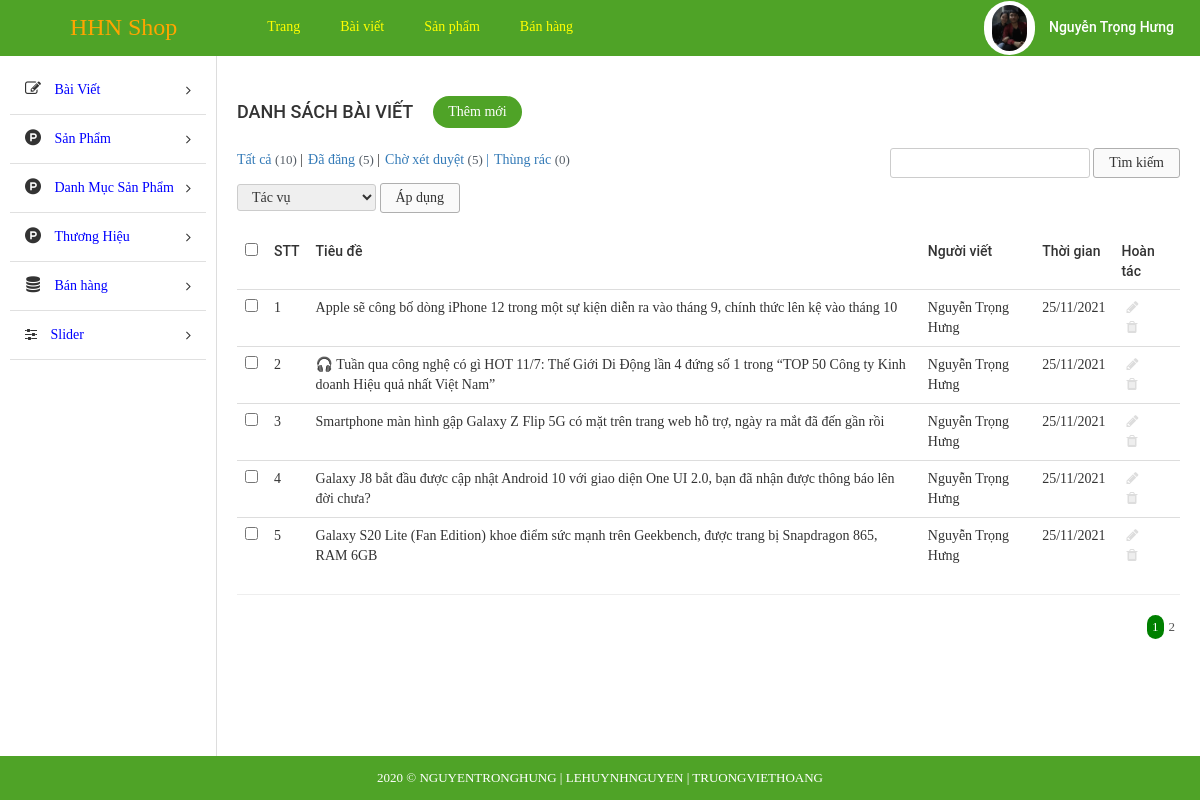
Page /admin/index.php?modules=blogs&controllers=index&action=list (signed in) on the committed database.
### tables this page shows
CREATE TABLE `tbl_blog` (
  `id` int(11) NOT NULL,
  `title` text NOT NULL,
  `content` text NOT NULL,
  `user` varchar(255) NOT NULL,
  `create_date` varchar(255) NOT NULL,
  `description` text NOT NULL,
  `image` varchar(255) NOT NULL
);

### admin/libraries/database.php (called while the page is built, shortened)
<?php
function db_query($query_string) {
    global $conn;
    $result = mysqli_query($conn, $query_string);
    return $result;
}
function db_fetch_array($query_string) {
    $result = array();
    $mysqli_result = db_query($query_string);
    while ($row = mysqli_fetch_assoc($mysqli_result)) {
        $result[] = $row;
    }
    return $result;
}

### admin/modules/blogs/models/indexModel.php (called while the page is built, shortened)
<?php
function getAll() {
	return db_fetch_array("SELECT * FROM `tbl_blog`");
}
 ?>

### admin/modules/blogs/controllers/indexController.php (called while the page is built, shortened)
<?php
function listAction(){
	$data_tmp = getAll();
	if(!empty($_GET['page'])){
		$page = $_GET['page'];
	}else{
		$page =1;
	}
	$numProduct = count($data_tmp);
	$productOnPage = 5;
	$num = ceil($numProduct/$productOnPage);
	$start = ($page - 1) * $productOnPage;
	$res =[];
	for ($i=$start; $i < $start+$productOnPage; $i++) {
		if(isset($data_tmp[$i]))
        $res[] = $data_tmp[$i];
	};
	$data = [$res, $num, $page];
	load_view('list',$data);;
}

### admin/core/router.php (called while the page is built, shortened)
<?php
$action_name = get_action().'Action';
call_function(array('construct', $action_name));

### admin/core/appload.php (called while the page is built, shortened)
<?php
require CONFIGPATH . DIRECTORY_SEPARATOR . 'database.php';
require LIBPATH . DIRECTORY_SEPARATOR . 'database.php';
require COREPATH . DIRECTORY_SEPARATOR . 'base.php';
require COREPATH . DIRECTORY_SEPARATOR . 'router.php';

### admin/index.php (called while the page is built, shortened)
<?php
require COREPATH.DIRECTORY_SEPARATOR.'appload.php';

### admin/modules/blogs/views/listView.php (the view, shortened to what this page needs)
<div id="main-content-wp" class="list-post-page">
    <div class="wrap clearfix">
        <div id="content" class="fl-right">
            <div class="section" id="title-page">
                <div class="clearfix">
                    <h3 id="index" class="fl-left">Danh sách bài viết</h3>
                    <a href="?modules=blogs&controllers=index&action=add" title="" id="add-new" class="fl-left">Thêm mới</a>
                </div>
            </div>
            <div class="section" id="detail-page">
                <div class="section-detail">
                    <div class="filter-wp clearfix">
                        <ul class="post-status fl-left">
                            <li class="all"><a href="">Tất cả <span class="count">(10)</span></a> |</li>
                            <li class="publish"><a href="">Đã đăng <span class="count">(5)</span></a> |</li>
                            <li class="pending"><a href="">Chờ xét duyệt <span class="count">(5)</span> |</a></li>
                            <li class="trash"><a href="">Thùng rác <span class="count">(0)</span></a></li>
                        </ul>
                        <form method="GET" class="form-s fl-right">
                            <input type="text" name="s" id="s">
                            <input type="submit" name="sm_s" value="Tìm kiếm">
                        </form>
                    </div>
                    <div class="actions">
                        <form method="GET" action="" class="form-actions">
                            <select name="actions">
                                <option value="0">Tác vụ</option>
                            </select>
                            <input type="submit" name="sm_action" value="Áp dụng">
                        </form>
                    </div>
                    <div class="table-responsive">
                        <table class="table list-table-wp">
                            <thead>
                                <tr>
                                    <td><input type="checkbox" name="checkAll" id="checkAll"></td>
                                    <td><span class="thead-text">STT</span></td>
                                    <td ><span class="thead-text" >Tiêu đề</span></td>
                                    <td><span class="thead-text">Người viết</span></td>
                                    <td><span class="thead-text">Thời gian</span></td>
                                    <td><span class="thead-text">Hoàn tác</span></td>
                                </tr>
                            </thead>
                            <tbody>
                                <?php $i=0;if(!empty($data['0'])) foreach ($data['0'] as  $value) { $i++;?>
                                <tr>
                                    <td><input type="checkbox" name="checkItem" class="checkItem"></td>
                                    <td><span class="tbody-text"><?php echo $i; ?></h3></span>
                                    <td ><span class="tbody-text"><?php echo $value['title']; ?></span> </td>
                                    <td><span class="tbody-text"><?php echo $value['user']; ?></span></td>
                                    <td><span class="tbody-text"><?php echo $value['create_date']; ?></span></td>
                                    <td>
                                        <ul class="list-operation ">
                                            <li><a href="?modules=blogs&controllers=index&action=edit&id=<?php echo $value['id']; ?>" title="Sửa" class="edit"><i class="fa fa-pencil" aria-hidden="true"></i></a></li>
                                            <li><a href="?modules=blogs&controllers=index&action=delete&id=<?php echo $value['id']; ?>" title="Xóa" class="delete"><i class="fa fa-trash" aria-hidden="true"></i></a></li>
                                        </ul>
                                    </td>
                                </tr>
                                <?php }; ?>
                            </tbody>
                        </table>
                        <hr>
                    </div>
                </div>
            </div>
            <div class="section" id="paging-wp">
                <div class="section-detail clearfix">
                    <ul id="list-paging" class="fl-right">
                        <?php for ($i=1; $i <= $data['1'] ; $i++) { ?>
                        <li>
                            <a <?php if($i == $data['2']) echo 'style="background-color: green;color:white; border-radius:300px;"';  ?>  href="?modules=categorys&controllers=index&action=list&page=<?php echo $i; ?>" title=""><?php echo $i; ?></a>
                        </li>
                        <?php }; ?>
                    </ul>
                </div>
            </div>
        </div>
    </div>
</div>

### admin/core/base.php (shortened to what this page needs)
<?php
function get_module() {
    global $config;
    $module = isset($_GET['modules']) ? $_GET['modules'] : $config['default_module'];
    return $module;
}
function call_function($list_function = array()) {
    if (is_array($list_function)) {
        foreach ($list_function as $f) {
            if (function_exists($f())) {
                $f();
            }
        }
    }
}
function load_view($name, $data_send = array()) {
    $data = $data_send;
    $path = MODULESPATH . DIRECTORY_SEPARATOR . get_module() . DIRECTORY_SEPARATOR . 'views' . DIRECTORY_SEPARATOR . $name . 'View.php';
    if (file_exists($path)) {
        require $path;
    } else {
        echo "Không tìm thấy {$path}";
    }
}
function get_header($name = '') {
    global $data;
    if (empty($name)) {
        $name = 'header';
    } else {
        $name = "header-{$name}";
    }
    $path = LAYOUTPATH . DIRECTORY_SEPARATOR . $name . '.php';
    if (file_exists($path)) {
        if (is_array($data)) {
            foreach ($data as $key => $a) {
                $$key = $a;
            }
        }
        require $path;
    } else {
        echo "Không tìm thấy {$path}";
    }
}
function get_footer($name = '') {
    global $data;
    if (empty($name)) {
        $name = 'footer';
    } else {
        $name = "footer-{$name}";
    }
    $path = LAYOUTPATH . DIRECTORY_SEPARATOR . $name . '.php';
    if (file_exists($path)) {
        if (is_array($data)) {
            foreach ($data as $key => $a) {
                $$key = $a;
            }
        }
        require $path;
    } else {
        echo "Không tìm thấy {$path}";
    }
}
function get_sidebar($name = '') {
    global $data;
    if (empty($name)) {
        $name = 'sidebar';
    } else {
        $name = "sidebar-{$name}";
    }
    $path = LAYOUTPATH . DIRECTORY_SEPARATOR . $name . '.php';
    if (file_exists($path)) {
        if (is_array($data)) {
            foreach ($data as $key => $a) {
                $$key = $a;
            }
        }
        require $path;
    } else {
        echo "Không tìm thấy {$path}";
    }
}
?>

### admin/public/css/import/global.css (style rules this page uses)
body { font-family: "Roboto Regular"; font-size: 14px; line-height: 24px; color: #333; }
.fl-left { float: left; }
.fl-right { float: right; }
ul li { list-style: none!important; }
a { text-decoration: none!important; }

### admin/public/css/import/list_post.css (style rules this page uses)
#content { width: 82%; border-left: 1px solid #ddd; padding: 20px; }
#add-new { display: inline-block; color: #fff; background: #4fa327; padding: 4px 15px; margin: 20px; border-radius: 20px; }
#index { font-family: 'Roboto Medium'; font-weight: normal; text-transform: uppercase; font-size: 18px; padding: 24px 0px; }
.list-table-wp thead tr td { font-family: 'Roboto Medium'; font-weight: normal; }
.list-operation li { float: left; }
.list-operation li a { display: block; padding: 0px 5px; color: #ddd; }
.list-operation { width: 25%; }
#list-paging li { float: left; }
#list-paging li a { display: inline-block; color: #555; font-size: 13px; padding: 0px 5px; }
.filter-wp { margin-bottom: 5px; }
.actions { margin-bottom: 20px; }
.post-status li { float: left; font-size: 14px; margin-right: 5px; }
.post-status li .count { color: #555d66; font-size: 13px; display: inline-block; }
.form-s input[type="text"], .form-actions select { border-radius: 3px; border: 1px solid #ccc; padding: 2px 10px; }
.form-s input[type="submit"], .form-actions input[type="submit"] { border-radius: 3px; border: 1px solid #afafaf; padding: 2px 15px; background: #fafafa; }
.form-actions select { padding: 4px 10px; }

### admin/public/css/import/menu.css (style rules this page uses)
.actions select { border-radius: 3px; border: 1px solid #ccc; padding: 4px 10px; }

### admin/public/css/import/detail_order.css (style rules this page uses)
.table { margin-bottom: 0!important; }

### rows in the picture
tbl_blog: title "Apple sẽ công bố dòng iPhone 12 trong một sự kiện diễn ra vào tháng 9, chính thức lên kệ vào tháng 10", user "Nguyễn Trọng Hưng", create_date "25/11/2021"
tbl_blog: title "🎧 Tuần qua công nghệ có gì HOT 11/7: Thế Giới Di Động lần 4 đứng số 1 trong “TOP 50 Công ty Kinh doanh Hiệu quả nhất Việt Nam”", user "Nguyễn Trọng Hưng", create_date "25/11/2021"
tbl_blog: title "Smartphone màn hình gập Galaxy Z Flip 5G có mặt trên trang web hỗ trợ, ngày ra mắt đã đến gần rồi", user "Nguyễn Trọng Hưng", create_date "25/11/2021"
tbl_blog: title "Galaxy J8 bắt đầu được cập nhật Android 10 với giao diện One UI 2.0, bạn đã nhận được thông báo lên đời chưa?", user "Nguyễn Trọng Hưng", create_date "25/11/2021"
tbl_blog: title "Galaxy S20 Lite (Fan Edition) khoe điểm sức mạnh trên Geekbench, được trang bị Snapdragon 865, RAM 6GB", user "Nguyễn Trọng Hưng", create_date "25/11/2021"
